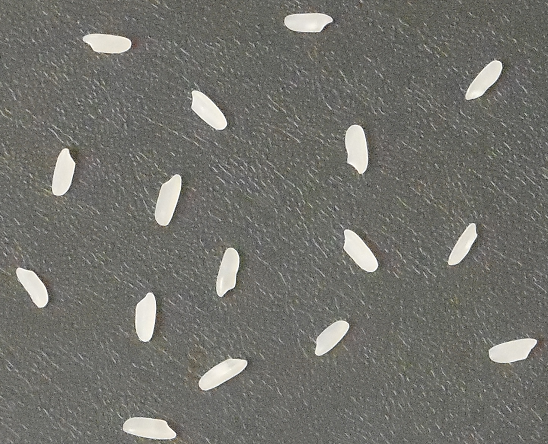
#> input picture trabalho_1_v2/arroz_input/arroz_16.bmp, 548 x 444 px, given in place of arroz.bmp, which was not available
$ python main.py
#> lines starting #> are read from the running program, lines starting #| are printed output that depends on the picture; after the words box and inside, x2 and y2 are one past the last pixel; in counts of white or black regions, pixels touching at a corner belong together; long printed decimals are rounded; pictures that were not available may be replaced by others from this repository, and a replacement may not be noted
#> in count_rice, img is the input picture: shape (444, 548, 3); mean B, G, R 107.5, 113.2, 113.4
#===============================================================================
# Exemplo: segmentação de uma imagem em escala de cinza.
#-------------------------------------------------------------------------------
# Autor: Bogdan T. Nassu
# Universidade Tecnológica Federal do Paraná
#===============================================================================

import sys
import timeit
import numpy as np
import cv2
import math as m
import json
import unittest

#===============================================================================

INPUT_IMAGE =  'arroz_input/arroz.bmp'
NEGATIVO = False
THRESHOLD = 0.81
ALTURA_MIN = 5
LARGURA_MIN = 5
N_PIXELS_MIN = 20

#===============================================================================

def binariza (img, threshold):
#> called with threshold = 0.81
    img_matrix = img
    white = 1
    black = 0

    img_bin = np.where((img_matrix >= threshold), white, black)
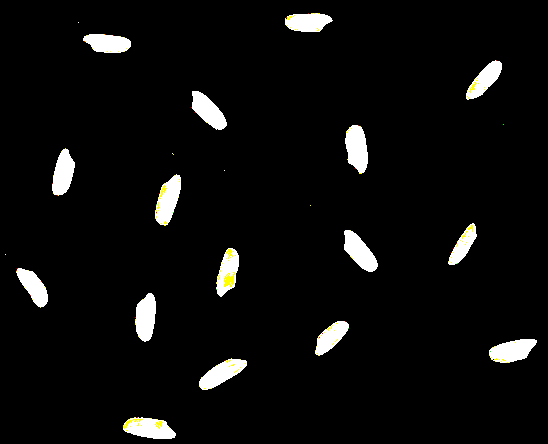
#> img_bin: shape (444, 548, 3) int64; mean B, G, R 0.0465, 0.0488, 0.0489; drawn with 1 as white
    return img_bin

#-------------------------------------------------------------------------------

def update_boundries(blob, row, col):
    # não importa onde a coordenada tá em y,
    # só importa que ela é mais pra cima (menor valor) do que a y atual
    if row < blob['T'][0]: # row < row
        blob['T'] = (row, col)
    if row >= blob['B'][0]:
        blob['B'] = (row, col)
    if col < blob['L'][1]:
        blob['L'] = (row, col)
    if col >= blob['R'][1]:
        blob['R'] = (row, col)
    return blob

#-------------------------------------------------------------------------------

def flood_fill(matrix, label, row, col, width, height):
    # recursão = começar de trás
    if row < 0 or row >= height or col < 0 or col >= width:
      return

    if matrix[row][col][0] != -1:
      return

    matrix[row][col][0] = label

    flood_fill(matrix, label, row-1, col, width, height)
    flood_fill(matrix, label, row, col+1, width, height)
    flood_fill(matrix, label, row+1, col, width, height)
    flood_fill(matrix, label, row, col-1, width, height)
    return

#-------------------------------------------------------------------------------

def remover_mini_blobs(blob_list, largura_min, altura_min, n_pixels_min):

  blist = []

  for b in blob_list:
    if (b['n_pixels'] > n_pixels_min and b['R'][1] - b['L'][1] >= largura_min and b['B'][0] - b['T'][0] >= altura_min):
       blist.append(b)

  return blist

#-------------------------------------------------------------------------------

def group_blobs(blob_list):
  for b in blob_list:
    for b2 in blob_list:
      if b['label'] != b2['label']:
        if b['T'][0] <= b2['T'][0] <= b['B'][0] or b['T'][0] <= b2['B'][0] <= b['B'][0]:
          if b['L'][1] <= b2['L'][1] <= b['R'][1] or b['L'][1] <= b2['R'][1] <= b['R'][1]:
            b['n_pixels'] += b2['n_pixels']
            b['T'] = (min(b['T'][0], b2['T'][0]), min(b['T'][1], b2['T'][1]))
            b['R'] = (max(b['R'][0], b2['R'][0]), max(b['R'][1], b2['R'][1]))
            b['B'] = (max(b['B'][0], b2['B'][0]), max(b['B'][1], b2['B'][1]))
            b['L'] = (min(b['L'][0], b2['L'][0]), min(b['L'][1], b2['L'][1]))
            blob_list.remove(b2)
            return group_blobs(blob_list)
  return blob_list

#-------------------------------------------------------------------------------

def rotula (binarizada, largura_min, altura_min, n_pixels_min):

#> called with largura_min = 5, altura_min = 5, n_pixels_min = 20
  height = binarizada.shape[0]
#> height = 444
  width = binarizada.shape[1]
#> width = 548

  matrix = np.where((binarizada == 1), -1, 0) # -1 = não visitado, 0 = background
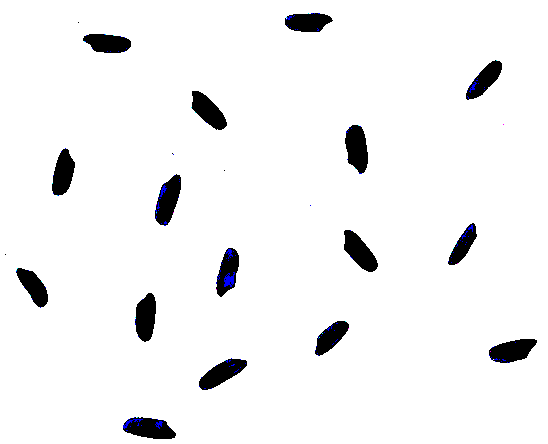
#> matrix: shape (444, 548, 3) int64; mean B, G, R -0.0465, -0.0488, -0.0489; drawn with min black and max white

  label = 1
  for row in range (0, height):
    for col in range (0, width):
      if matrix[row][col][0] == -1:
        flood_fill(matrix, label, row, col, width, height)
        label += 1
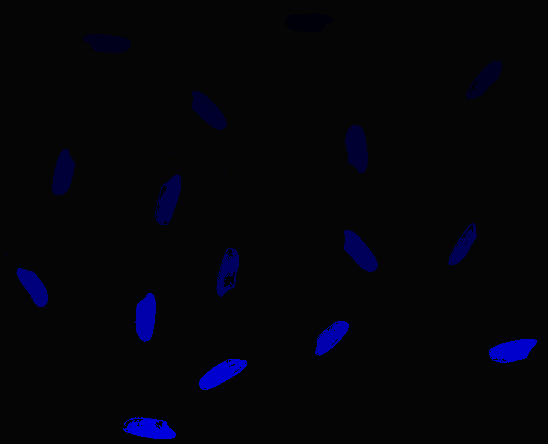
#> matrix: shape (444, 548, 3) int64; 4.65% of pixels changed, all inside (x1, y1, x2, y2) = (5, 13, 537, 439); drawn with min black and max white
#> after the loop, label = 45

  blob_list = []

  for row in range (0, height):
    for col in range (0, width):
      label_atual = matrix[row][col][0]
      if label_atual != 0:
        if len(blob_list) != 0:
          label_existe = False
          for b in blob_list:
            if b['label'] == label_atual:
              label_existe = True
              b['n_pixels'] += 1
              b = update_boundries(b, row, col)

          # se não houver uma blob inicializada com aquele label até o momento
          if not label_existe:
            blob = {
              'label': label_atual,
              'n_pixels': 1,
              'T': (row, col),
              'R': (row, col),
              'B': (row, col),
              'L': (row, col),
            }
            blob_list.append(blob)
        else:
          # se a blob_list for vazia
          blob = {
            'label': matrix[row][col][0],
            'n_pixels': 1,
            'T': (row, col),
            'R': (row, col),
            'B': (row, col),
            'L': (row, col),
          }
          blob_list.append(blob)
#> after the loop, b = {'label': 44, 'n_pixels': 1, 'T': (425, 157), 'R': (425, 157), 'B': (425, 157), 'L': (425, 157)}; blob_list = 44 items

  # excluimos blobs pequenas demais
  blob_list = remover_mini_blobs(blob_list, largura_min, altura_min, n_pixels_min)
#> the loop in remover_mini_blobs, `for b in blob_list:` made 44 passes
#> after the loop in remover_mini_blobs, `for b in blob_list:`: blist = 16 items
#> blob_list = 16 items

  # agrupar blobs que se tocam
  blob_list = group_blobs(blob_list)
#> the loop in group_blobs, `for b in blob_list:` made 16 passes

  return blob_list

#-------------------------------------------------------------------------------

def count_rice(input_image, invert_image, threshold, min_height, min_width, min_pixel_amount):

  img = cv2.imread (input_image)

  if img is None:
      print ('Erro abrindo a imagem.\n')
      sys.exit ()

  img = img.astype (np.float32) / 255

  if invert_image:
      img = 1 - img

  imgb = binariza (img, threshold)

  cv2.imwrite ('01 - binarizada.png', imgb.astype(np.int8) * 255)

  start_time = timeit.default_timer ()
  componentes = rotula (imgb, min_width, min_height, min_pixel_amount)
#> componentes = 16 items
  n_componentes = len (componentes)
#> n_componentes = 16

  # Mostra os objetos encontrados.
  for c in componentes:
    cv2.rectangle (img, (c ['L'][1], c ['T'][0]), (c ['R'][1], c ['B'][0]), (0,0,255), 2)
#> this loop made 16 passes
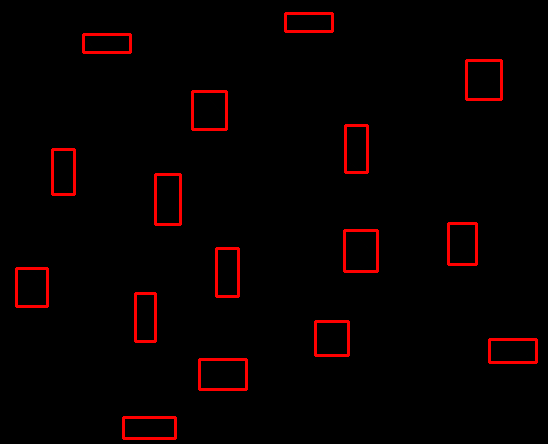
#> img: shape (444, 548, 3) float32; mean B, G, R 0.4, 0.4, 7.4

  return (n_componentes, timeit.default_timer () - start_time, img)


#===============================================================================

def main ():
  output = count_rice(INPUT_IMAGE, NEGATIVO, THRESHOLD, ALTURA_MIN, LARGURA_MIN, N_PIXELS_MIN)
  print ('Tempo: %f' % output[1])
#| Tempo: 1.106
  print ('%d componentes detectados.' % output[0])
#| 16 componentes detectados.

  cv2.namedWindow('02 - out', cv2.WINDOW_NORMAL)
  cv2.resizeWindow('02 - out', 1440, 900)
  cv2.imwrite ('02 - out.png', output[2]*255)
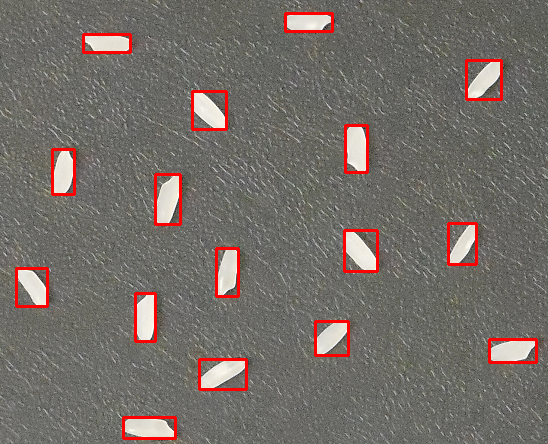
#> saved as 02 - out.png: shape (444, 548, 3); mean B, G, R 104, 109.5, 116.7
  imgshow = cv2.imread('02 - out.png')
  cv2.imshow ('02 - out', imgshow)
  cv2.waitKey ()
  cv2.destroyAllWindows ()


if __name__ == '__main__':
    main ()

#===============================================================================
